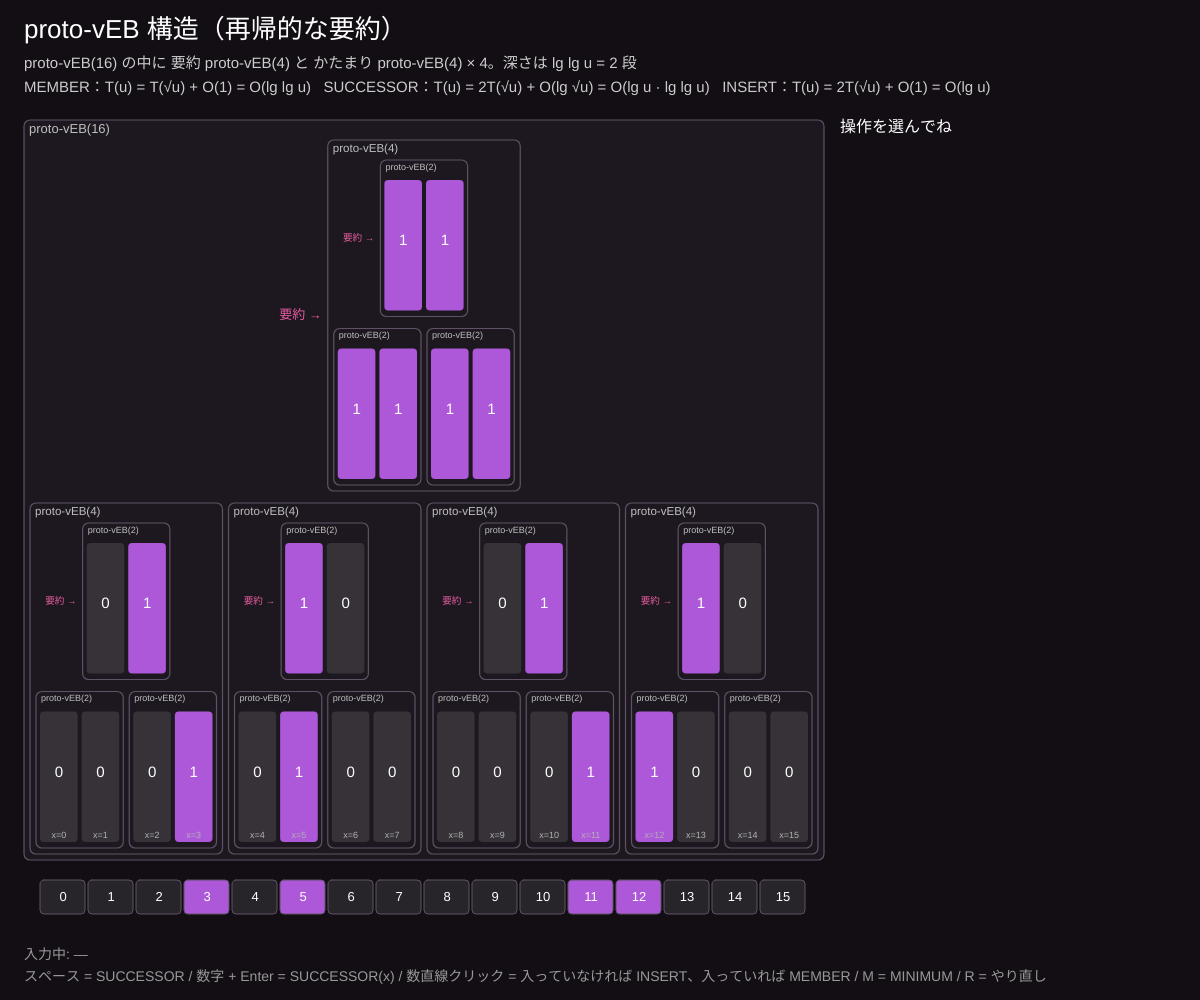
Frame 1 (no input)
Frame 60 (no input): identical to frame 1, image omitted
Frame 120 (the mouse pressed at the canvas centre since frame 60): identical to frame 1, image omitted

The p5.js sketch that drew this single still picture (run headless with seeded random() and noise() and a simulated clock; from frame 60 on, the mouse is pressed at the canvas centre):

// p5.js sketch
// ── sketch.js
// ============================================
// 08 proto-vEB ─ 「要約」を再帰的に入れ子にする
// 大きさ u の構造の中に、大きさ √u の「要約」1 つと「かたまり」√u 個。その中にまた √u … と入れ子にしていく
// MEMBER は 1 本道で O(lg lg u)。でも SUCCESSOR や INSERT は 1 回の呼び出しで再帰を 2 回以上呼ぶので遅い → 09 で改良
// スペース = ランダムな x の SUCCESSOR / 数字 + Enter = SUCCESSOR(x) / 下の数直線クリック = INSERT・MEMBER / M = MINIMUM / R = やり直し
// ============================================

let U = 16;           // ★ 全体の大きさ（16 = 2^(2^2)）
let SPEED = 0.35;     // ★ 1 コマの秒数
let START = 5;        // ★ 最初に入れる要素の数

let V, uid = 0;
let trace = [], ti = 0, timer = 0, opName = '', result = '';
let boxes = {};       // id → 画面上の箱
let typed = '';
let members = new Set();

function setup() {
  createCanvas(windowWidth, windowHeight);
  colorMode(HSB, 360, 100, 100, 100);
  reset();
}

function mkProto(u) {
  let n = { u, id: uid++ };
  if (u === 2) n.A = [0, 0];
  else { let s = round(sqrt(u)); n.summary = mkProto(s); n.cluster = Array.from({ length: s }, () => mkProto(s)); }
  return n;
}
function reset() {
  uid = 0; V = mkProto(U); members = new Set(); trace = []; opName = ''; result = '';
  for (let i = 0; i < START; i++) { let x = floor(random(U)); ins(V, x, 0, false); members.add(x); }
}

const sqrtU = (u) => round(sqrt(u));
const high = (u, x) => floor(x / sqrtU(u));
const low = (u, x) => x % sqrtU(u);
const idx = (u, h, l) => h * sqrtU(u) + l;
const NIL = null;

function call(n, op, x, d, log) { if (log) trace.push({ id: n.id, txt: `${op}(proto-vEB(${n.u})${x === undefined ? '' : ', ' + x})`, d }); }
function ret(n, v, d, log) { if (log) trace.push({ id: n.id, txt: `→ ${v === NIL ? 'NIL' : v}`, d, ret: true }); return v; }

function member(n, x, d, log) {
  call(n, 'MEMBER', x, d, log);
  if (n.u === 2) return ret(n, n.A[x] ? 'はい' : 'いいえ', d, log);
  return ret(n, member(n.cluster[high(n.u, x)], low(n.u, x), d + 1, log), d, log);
}
function minimum(n, d, log) {
  call(n, 'MINIMUM', undefined, d, log);
  if (n.u === 2) return ret(n, n.A[0] ? 0 : n.A[1] ? 1 : NIL, d, log);
  let mc = minimum(n.summary, d + 1, log);
  if (mc === NIL) return ret(n, NIL, d, log);
  let off = minimum(n.cluster[mc], d + 1, log);
  return ret(n, idx(n.u, mc, off), d, log);
}
function successor(n, x, d, log) {
  call(n, 'SUCCESSOR', x, d, log);
  if (n.u === 2) return ret(n, x === 0 && n.A[1] ? 1 : NIL, d, log);
  let h = high(n.u, x), off = successor(n.cluster[h], low(n.u, x), d + 1, log);
  if (off !== NIL) return ret(n, idx(n.u, h, off), d, log);
  let sc = successor(n.summary, h, d + 1, log);
  if (sc === NIL) return ret(n, NIL, d, log);
  off = minimum(n.cluster[sc], d + 1, log);
  return ret(n, idx(n.u, sc, off), d, log);
}
function ins(n, x, d, log) {
  call(n, 'INSERT', x, d, log);
  if (n.u === 2) { n.A[x] = 1; return ret(n, '済', d, log); }
  ins(n.cluster[high(n.u, x)], low(n.u, x), d + 1, log);
  ins(n.summary, high(n.u, x), d + 1, log);
  return ret(n, '済', d, log);
}

function run(name, f) { trace = []; ti = 0; timer = 0; opName = name; result = ''; let r = f(); result = r === NIL ? 'NIL' : r; }

// ---------- 描画 ----------
function drawProto(n, x, y, w, h, base, active, seen) {
  boxes[n.id] = { x, y, w, h };
  let on = active === n.id, was = seen.has(n.id);
  stroke(on ? color(50, 90, 100) : was ? color(280, 50, 80) : color(280, 20, 40));
  strokeWeight(on ? 3.5 : 1.2);
  fill(on ? color(280, 40, 28) : was ? color(280, 30, 18) : color(280, 20, 12));
  rect(x, y, w, h, 6);
  noStroke(); fill(0, 0, 75); textAlign(LEFT, TOP); textSize(constrain(w * 0.06, 9, 13));
  text(`proto-vEB(${n.u})`, x + 5, y + 3);
  if (n.u === 2) {
    let cw = (w - 12) / 2;
    for (let i = 0; i < 2; i++) {
      fill(n.A[i] ? color(280, 60, 85) : color(280, 10, 22)); rect(x + 4 + i * (cw + 4), y + 20, cw, h - 26, 4);
      fill(0, 0, 100); textAlign(CENTER, CENTER); textSize(min(16, cw * 0.4)); text(n.A[i], x + 4 + i * (cw + 4) + cw / 2, y + 20 + (h - 26) / 2 - 4);
      if (base !== null) { fill(0, 0, 70); textSize(9); text('x=' + (base + i), x + 4 + i * (cw + 4) + cw / 2, y + h - 12); }
    }
    return;
  }
  let s = sqrtU(n.u), pad = 6, top = 20;
  let cw = (w - pad * (s + 1)) / s, ch = (h - top - pad * 3) / 2;
  drawProto(n.summary, x + w / 2 - cw / 2, y + top, cw, ch, null, active, seen);
  fill(330, 60, 90); textAlign(RIGHT, CENTER); textSize(constrain(w * 0.05, 9, 13)); noStroke();
  text('要約 →', x + w / 2 - cw / 2 - 6, y + top + ch / 2);
  for (let i = 0; i < s; i++) drawProto(n.cluster[i], x + pad + i * (cw + pad), y + top + ch + pad * 2, cw, ch, base === null ? null : base + i * (n.u / s), active, seen);
}

function draw() {
  background(280, 30, 8);
  if (trace.length && ti < trace.length - 1) { timer += deltaTime / 1000; if (timer > SPEED) { timer = 0; ti++; } }
  let cur = trace.length ? trace[ti] : null;
  let seen = new Set(trace.slice(0, ti + 1).map((t) => t.id));
  let W = width - 400, H = height - 260;
  drawProto(V, 24, 120, W, H, 0, cur ? cur.id : -1, seen);

  // 数直線（集合の中身）
  let cw = min(48, W / U), nx = 24 + W / 2 - (U * cw) / 2, ny = height - 120;
  for (let i = 0; i < U; i++) {
    stroke(280, 20, 40); strokeWeight(1);
    fill(members.has(i) ? color(280, 60, 85) : color(280, 10, 16));
    rect(nx + i * cw, ny, cw - 3, 34, 4);
    noStroke(); fill(0, 0, 100); textAlign(CENTER, CENTER); textSize(13); text(i, nx + i * cw + cw / 2 - 1, ny + 17);
  }

  // 呼び出しの記録
  let px = width - 360;
  textAlign(LEFT, TOP); noStroke(); fill(0, 0, 100); textSize(16);
  text(opName ? `${opName}：呼び出し ${trace.filter((t) => !t.ret).length} 回` : '操作を選んでね', px, 120);
  let shown = trace.slice(0, ti + 1), start = max(0, shown.length - 24);
  textSize(12.5);
  shown.slice(start).forEach((t, j) => {
    let on = start + j === ti;
    fill(t.ret ? color(140, 50, 85) : on ? color(50, 90, 100) : color(0, 0, 80));
    text(t.txt, px + t.d * 18, 150 + j * 19);
  });
  if (ti === trace.length - 1 && result !== '') { fill(50, 90, 100); textSize(17); text(`答え：${result}`, px, height - 170); }

  fill(0, 0, 100); textSize(26); text('proto-vEB 構造（再帰的な要約）', 24, 18);
  textSize(15); fill(0, 0, 80);
  text(`proto-vEB(${U}) の中に 要約 proto-vEB(${sqrtU(U)}) と かたまり proto-vEB(${sqrtU(U)}) × ${sqrtU(U)}。深さは lg lg u = ${round(log(log(U) / log(2)) / log(2))} 段`, 24, 56);
  text('MEMBER：T(u) = T(√u) + O(1) = O(lg lg u)   SUCCESSOR：T(u) = 2T(√u) + O(lg √u) = O(lg u · lg lg u)   INSERT：T(u) = 2T(√u) + O(1) = O(lg u)', 24, 80);
  fill(0, 0, 60); textSize(14);
  text(`入力中: ${typed || '―'}`, 24, height - 52);
  text('スペース = SUCCESSOR / 数字 + Enter = SUCCESSOR(x) / 数直線クリック = 入っていなければ INSERT、入っていれば MEMBER / M = MINIMUM / R = やり直し', 24, height - 30);
}

function mousePressed() {
  let W = width - 400, cw = min(48, W / U), nx = 24 + W / 2 - (U * cw) / 2, ny = height - 120;
  if (mouseY > ny && mouseY < ny + 34) {
    let i = floor((mouseX - nx) / cw);
    if (i >= 0 && i < U) {
      if (members.has(i)) run(`MEMBER(${i})`, () => member(V, i, 0, true));
      else { members.add(i); run(`INSERT(${i})`, () => ins(V, i, 0, true)); }
    }
  }
}

function keyPressed() {
  if (key >= '0' && key <= '9') { typed = (typed + key).slice(-2); return; }
  if (key === 'Backspace') { typed = typed.slice(0, -1); return; }
  if (key === 'Enter' && typed) { let x = constrain(int(typed), 0, U - 1); run(`SUCCESSOR(${x})`, () => successor(V, x, 0, true)); typed = ''; return; }
  if (key === ' ') { let x = floor(random(U)); run(`SUCCESSOR(${x})`, () => successor(V, x, 0, true)); return false; }
  if (key === 'm' || key === 'M') run('MINIMUM', () => minimum(V, 0, true));
  if (key === 'r' || key === 'R') reset();
}

function windowResized() { resizeCanvas(windowWidth, windowHeight); }
